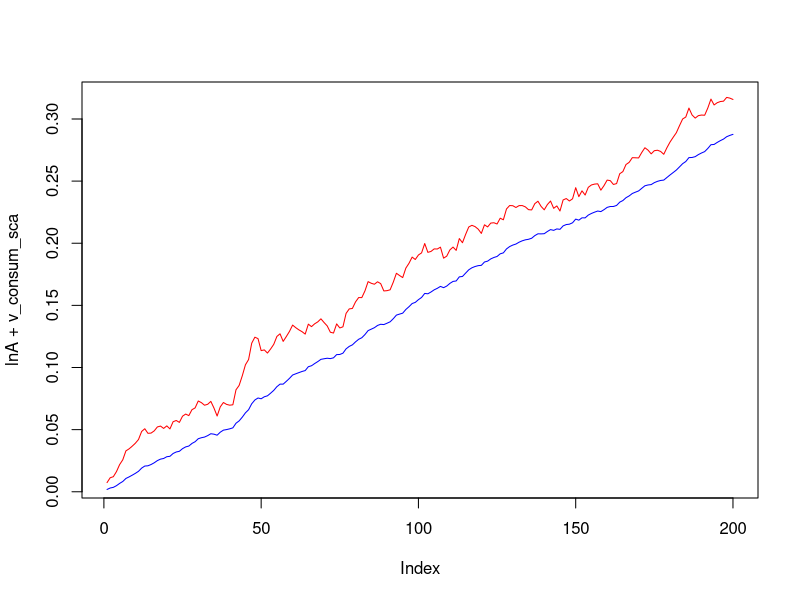
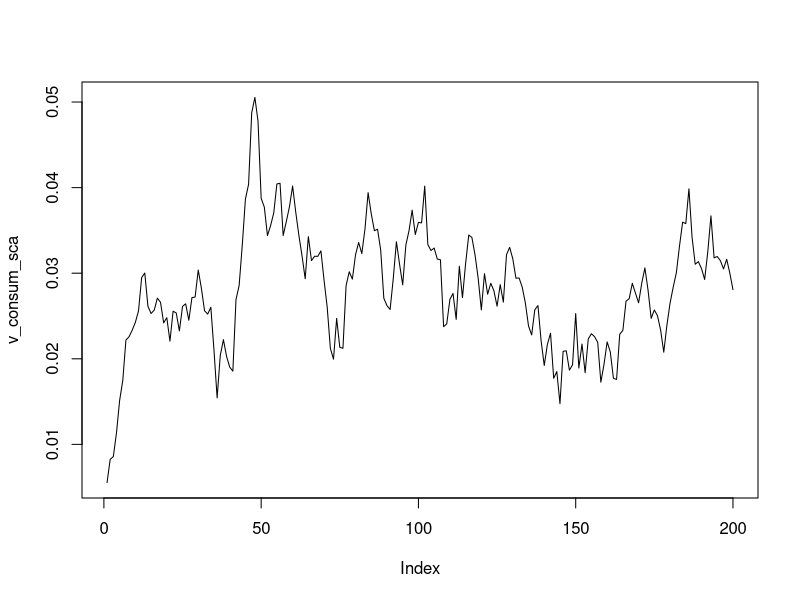
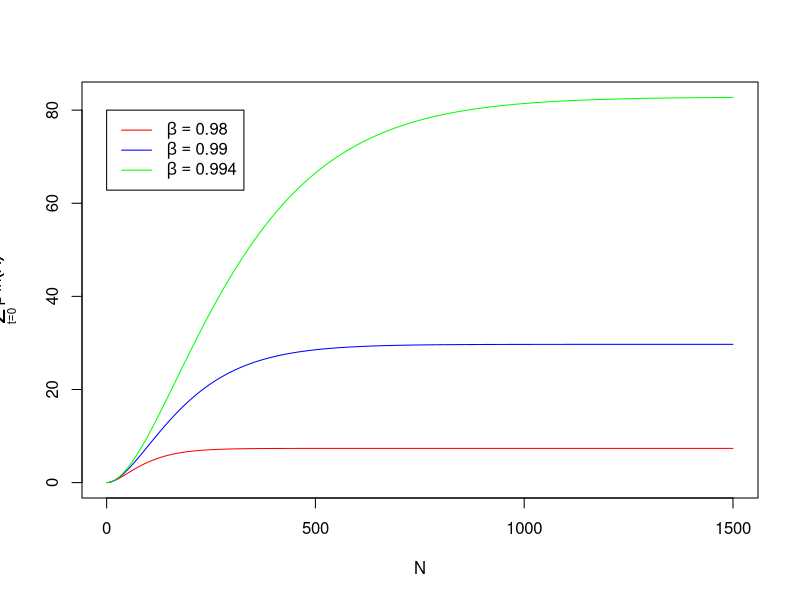

Write the R code that produced these figures, in order.
## ---- chunk 1
N = 200
growth.rate = rnorm(n=N, mean=0.0015, sd=0.001)

consum_sca_ini  = 0
consum_sca = consum_sca_ini
rho_c = 0.85

v_consum_sca = rep(0, N)

for (i in 1:N){
  consum_sca =  rho_c*consum_sca + 3*growth.rate[i]
  v_consum_sca[i] =  consum_sca
}

lnA = cumsum(growth.rate)

plot(lnA+v_consum_sca, type="l", col=c("red"))
lines(lnA, type="l", col=c("blue"))
plot(v_consum_sca, type="l")

## ---- chunk 2
library(ggplot2)
beta = 0.999
betas = c(0.98,0.99,0.994)
mua = 0.003
T = 1500
vlnA = cumsum(rep(mua,T)) #assumes first ln(A) equal to zero

seriesvalue = vector()
for(i in 1:length(betas)){
  beta = betas[i]
  vbeta = cumprod(rep(beta,T))
  seriesvalue = rbind(seriesvalue , cumsum(vbeta*vlnA))
}

tsseries = as.ts(t(seriesvalue))

plot(tsseries, plot.type="single", col=c('red', 'blue', 'green'), ylab=expression(sum(beta^t * ln(A), t==0,N)), xlab="N")

#par(omd = c(.15, .85, .15, .85))

par(mgp = c(0, 2, 0), cex.lab=0.9)
legend(0,80, c(expression(beta==0.98),expression(beta==0.99),expression(beta==0.994)), col=c('red', 'blue', 'green'), lty=1)

